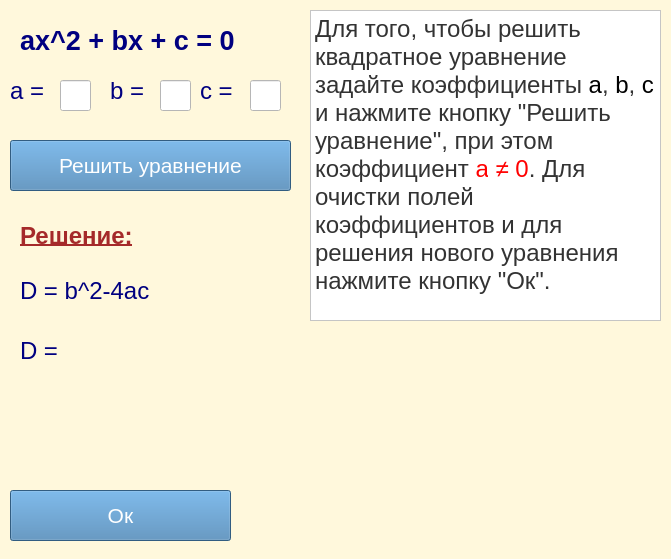
<?xml version="1.0" encoding="UTF-8"?>
<ui version="4.0">
 <class>Form</class>
 <widget class="QWidget" name="Form">
  <property name="geometry">
   <rect>
    <x>0</x>
    <y>0</y>
    <width>671</width>
    <height>559</height>
   </rect>
  </property>
  <property name="font">
   <font>
    <pointsize>12</pointsize>
   </font>
  </property>
  <property name="windowTitle">
   <string>Квадратные уравнения</string>
  </property>
  <property name="styleSheet">
   <string notr="true">QWidget{
background:Cornsilk;
}
QPushButton{
background:silver;
}
QLineEdit{
background:white;
}
QTextBrowser{
background:white;
}
PlotWidget{
background:white;
}</string>
  </property>
  <widget class="QLabel" name="label">
   <property name="geometry">
    <rect>
     <x>20</x>
     <y>10</y>
     <width>251</width>
     <height>61</height>
    </rect>
   </property>
   <property name="font">
    <font>
     <pointsize>20</pointsize>
     <weight>75</weight>
     <bold>true</bold>
    </font>
   </property>
   <property name="styleSheet">
    <string notr="true">color:Navy;</string>
   </property>
   <property name="text">
    <string>ax^2 + bx + c = 0 </string>
   </property>
  </widget>
  <widget class="QLabel" name="label_2">
   <property name="geometry">
    <rect>
     <x>10</x>
     <y>60</y>
     <width>41</width>
     <height>61</height>
    </rect>
   </property>
   <property name="font">
    <font>
     <pointsize>18</pointsize>
     <weight>50</weight>
     <bold>false</bold>
    </font>
   </property>
   <property name="styleSheet">
    <string notr="true">color:Navy;</string>
   </property>
   <property name="text">
    <string>a = </string>
   </property>
  </widget>
  <widget class="QLineEdit" name="a_">
   <property name="geometry">
    <rect>
     <x>60</x>
     <y>80</y>
     <width>31</width>
     <height>31</height>
    </rect>
   </property>
  </widget>
  <widget class="QLabel" name="label_3">
   <property name="geometry">
    <rect>
     <x>110</x>
     <y>60</y>
     <width>51</width>
     <height>61</height>
    </rect>
   </property>
   <property name="font">
    <font>
     <pointsize>18</pointsize>
     <weight>50</weight>
     <bold>false</bold>
    </font>
   </property>
   <property name="styleSheet">
    <string notr="true">color:Navy;</string>
   </property>
   <property name="text">
    <string>b = </string>
   </property>
  </widget>
  <widget class="QLineEdit" name="b_">
   <property name="geometry">
    <rect>
     <x>160</x>
     <y>80</y>
     <width>31</width>
     <height>31</height>
    </rect>
   </property>
  </widget>
  <widget class="QLabel" name="label_4">
   <property name="geometry">
    <rect>
     <x>200</x>
     <y>60</y>
     <width>51</width>
     <height>61</height>
    </rect>
   </property>
   <property name="font">
    <font>
     <pointsize>18</pointsize>
     <weight>50</weight>
     <bold>false</bold>
    </font>
   </property>
   <property name="styleSheet">
    <string notr="true">color:Navy;</string>
   </property>
   <property name="text">
    <string>c = </string>
   </property>
  </widget>
  <widget class="QLineEdit" name="c_">
   <property name="geometry">
    <rect>
     <x>250</x>
     <y>80</y>
     <width>31</width>
     <height>31</height>
    </rect>
   </property>
  </widget>
  <widget class="QPushButton" name="btn">
   <property name="geometry">
    <rect>
     <x>10</x>
     <y>140</y>
     <width>281</width>
     <height>51</height>
    </rect>
   </property>
   <property name="font">
    <font>
     <pointsize>16</pointsize>
    </font>
   </property>
   <property name="styleSheet">
    <string notr="true">QPushButton{
background:SteelBlue;
color:white;
}
QPushButton:hover{
background-color:rgb(52, 98, 135);
}
QPushButton:pressed{
background-color:rgb(33, 61, 85);
}</string>
   </property>
   <property name="text">
    <string>Решить уравнение</string>
   </property>
  </widget>
  <widget class="QLabel" name="label_5">
   <property name="geometry">
    <rect>
     <x>20</x>
     <y>260</y>
     <width>241</width>
     <height>61</height>
    </rect>
   </property>
   <property name="font">
    <font>
     <pointsize>18</pointsize>
    </font>
   </property>
   <property name="styleSheet">
    <string notr="true">color:Navy;</string>
   </property>
   <property name="text">
    <string>D = b^2-4ac</string>
   </property>
  </widget>
  <widget class="QLabel" name="label_6">
   <property name="geometry">
    <rect>
     <x>20</x>
     <y>210</y>
     <width>241</width>
     <height>51</height>
    </rect>
   </property>
   <property name="font">
    <font>
     <pointsize>18</pointsize>
     <weight>75</weight>
     <bold>true</bold>
     <underline>true</underline>
    </font>
   </property>
   <property name="styleSheet">
    <string notr="true">color:brown;</string>
   </property>
   <property name="text">
    <string>Решение:</string>
   </property>
  </widget>
  <widget class="QLabel" name="label_7">
   <property name="geometry">
    <rect>
     <x>20</x>
     <y>320</y>
     <width>81</width>
     <height>61</height>
    </rect>
   </property>
   <property name="font">
    <font>
     <pointsize>18</pointsize>
    </font>
   </property>
   <property name="styleSheet">
    <string notr="true">color:Navy;</string>
   </property>
   <property name="text">
    <string>D = </string>
   </property>
  </widget>
  <widget class="QLabel" name="dicscriminant">
   <property name="geometry">
    <rect>
     <x>70</x>
     <y>320</y>
     <width>161</width>
     <height>61</height>
    </rect>
   </property>
   <property name="font">
    <font>
     <pointsize>18</pointsize>
    </font>
   </property>
   <property name="styleSheet">
    <string notr="true">color:Navy;</string>
   </property>
   <property name="text">
    <string/>
   </property>
  </widget>
  <widget class="QLabel" name="x1">
   <property name="geometry">
    <rect>
     <x>20</x>
     <y>370</y>
     <width>241</width>
     <height>61</height>
    </rect>
   </property>
   <property name="font">
    <font>
     <pointsize>18</pointsize>
    </font>
   </property>
   <property name="styleSheet">
    <string notr="true">color:brown;</string>
   </property>
   <property name="text">
    <string/>
   </property>
  </widget>
  <widget class="QLabel" name="x2">
   <property name="geometry">
    <rect>
     <x>20</x>
     <y>420</y>
     <width>241</width>
     <height>61</height>
    </rect>
   </property>
   <property name="font">
    <font>
     <pointsize>18</pointsize>
    </font>
   </property>
   <property name="styleSheet">
    <string notr="true">color:brown;</string>
   </property>
   <property name="text">
    <string/>
   </property>
  </widget>
  <widget class="QPushButton" name="ok">
   <property name="geometry">
    <rect>
     <x>10</x>
     <y>490</y>
     <width>221</width>
     <height>51</height>
    </rect>
   </property>
   <property name="font">
    <font>
     <pointsize>16</pointsize>
    </font>
   </property>
   <property name="styleSheet">
    <string notr="true">QPushButton{
background:SteelBlue;
color:white;
}
QPushButton:hover{
background-color:rgb(52, 98, 135);
}
QPushButton:pressed{
background-color:rgb(33, 61, 85);
}</string>
   </property>
   <property name="text">
    <string>Ок</string>
   </property>
  </widget>
  <widget class="QLabel" name="d_">
   <property name="geometry">
    <rect>
     <x>310</x>
     <y>320</y>
     <width>351</width>
     <height>101</height>
    </rect>
   </property>
   <property name="font">
    <font>
     <pointsize>18</pointsize>
    </font>
   </property>
   <property name="styleSheet">
    <string notr="true">color:Navy;</string>
   </property>
   <property name="text">
    <string/>
   </property>
  </widget>
  <widget class="QTextBrowser" name="textBrowser">
   <property name="geometry">
    <rect>
     <x>310</x>
     <y>10</y>
     <width>351</width>
     <height>311</height>
    </rect>
   </property>
   <property name="html">
    <string>&lt;!DOCTYPE HTML PUBLIC &quot;-//W3C//DTD HTML 4.0//EN&quot; &quot;http://www.w3.org/TR/REC-html40/strict.dtd&quot;&gt;
&lt;html&gt;&lt;head&gt;&lt;meta name=&quot;qrichtext&quot; content=&quot;1&quot; /&gt;&lt;style type=&quot;text/css&quot;&gt;
p, li { white-space: pre-wrap; }
&lt;/style&gt;&lt;/head&gt;&lt;body style=&quot; font-family:'MS Shell Dlg 2'; font-size:12pt; font-weight:400; font-style:normal;&quot;&gt;
&lt;p style=&quot; margin-top:0px; margin-bottom:0px; margin-left:0px; margin-right:0px; -qt-block-indent:0; text-indent:0px;&quot;&gt;&lt;span style=&quot; font-family:'Helvetica Neue'; font-size:18pt; color:#333333; background-color:#ffffff;&quot;&gt;Для того, чтобы решить квадратное уравнение задайте коэффициенты &lt;/span&gt;&lt;span style=&quot; font-size:18pt;&quot;&gt;а&lt;/span&gt;&lt;span style=&quot; font-family:'Helvetica Neue'; font-size:18pt; color:#333333; background-color:#ffffff;&quot;&gt;, &lt;/span&gt;&lt;span style=&quot; font-size:18pt;&quot;&gt;b&lt;/span&gt;&lt;span style=&quot; font-family:'Helvetica Neue'; font-size:18pt; color:#333333; background-color:#ffffff;&quot;&gt;, &lt;/span&gt;&lt;span style=&quot; font-size:18pt;&quot;&gt;с&lt;/span&gt;&lt;span style=&quot; font-family:'Helvetica Neue'; font-size:18pt; color:#333333; background-color:#ffffff;&quot;&gt; и нажмите кнопку &amp;quot;Решить уравнение&amp;quot;, при этом коэффициент &lt;/span&gt;&lt;span style=&quot; font-size:18pt; color:#ff0000;&quot;&gt;а&lt;/span&gt;&lt;span style=&quot; font-family:'Helvetica Neue'; font-size:18pt; color:#ff0000; background-color:#ffffff;&quot;&gt; ≠ 0&lt;/span&gt;&lt;span style=&quot; font-family:'Helvetica Neue'; font-size:18pt; color:#333333; background-color:#ffffff;&quot;&gt;. Для очистки полей коэффициентов и для решения нового уравнения нажмите кнопку &amp;quot;Ок&amp;quot;.&lt;/span&gt;&lt;/p&gt;&lt;/body&gt;&lt;/html&gt;</string>
   </property>
  </widget>
  <zorder>d_</zorder>
  <zorder>label</zorder>
  <zorder>label_2</zorder>
  <zorder>a_</zorder>
  <zorder>label_3</zorder>
  <zorder>b_</zorder>
  <zorder>label_4</zorder>
  <zorder>c_</zorder>
  <zorder>btn</zorder>
  <zorder>label_5</zorder>
  <zorder>label_6</zorder>
  <zorder>label_7</zorder>
  <zorder>dicscriminant</zorder>
  <zorder>x1</zorder>
  <zorder>x2</zorder>
  <zorder>ok</zorder>
  <zorder>textBrowser</zorder>
 </widget>
 <resources/>
 <connections/>
</ui>
